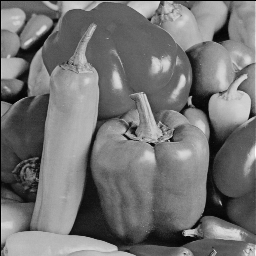
#> input picture HW3/HW3/peppers.bmp, 256 x 256 px, found by its file name
$ python Q2_b.py   (older library calls are emulated)
#> lines starting #> are read from the running program, lines starting #| are printed output that depends on the picture
import cv2
import numpy as np

def laplacian_edge_detection(image):
    # Convert the image to grayscale
    gray = cv2.cvtColor(image, cv2.COLOR_BGR2GRAY)

    # Apply Gaussian smoothing
    smoothed = cv2.GaussianBlur(gray, (3, 3), 0)

    # Apply Laplacian operator
    laplacian = cv2.Laplacian(smoothed, cv2.CV_64F)

    # Compute the absolute Laplacian to obtain the edge map
    edge_map = np.absolute(laplacian)
    edge_map = cv2.normalize(edge_map, None, 0, 255, cv2.NORM_MINMAX, cv2.CV_8U)

    return edge_map

# Load the 'pepper.bmp' image
pepper_image = cv2.imread('peppers.bmp')
#> pepper_image is the input picture: shape (256, 256, 3); min 0, max 254, mean 115.6
pepper_edge_map = laplacian_edge_detection(pepper_image)
#> in laplacian_edge_detection, `laplacian = cv2.Laplacian(smoothed, cv2.CV_64F)`:
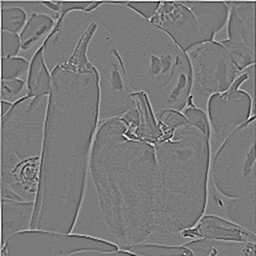
#> laplacian: shape (256, 256) float64; min -97, max 104, mean 0.2; drawn with min black and max white
#> in laplacian_edge_detection, `edge_map = cv2.normalize(edge_map, None, 0, 255, cv2.NORM_MINMAX, cv2...`:
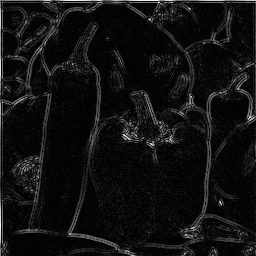
#> edge_map: shape (256, 256); min 0, max 255, mean 16.9

# Load the 'pepper_0.04.bmp' image
pepper_004_image = cv2.imread('peppers_0.04.bmp')
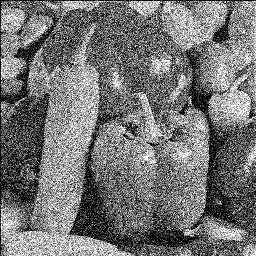
#> input picture HW3/HW3/peppers_0.04.bmp, 256 x 256 px, found by its file name
#> pepper_004_image is the input picture: shape (256, 256, 3); min 0, max 255, mean 117
pepper_004_edge_map = laplacian_edge_detection(pepper_004_image)
#> in laplacian_edge_detection (call 2), `smoothed = cv2.GaussianBlur(gray, (3, 3), 0)`:
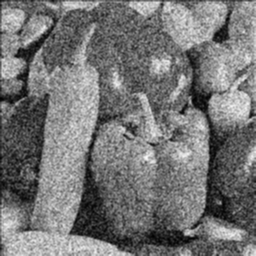
#> smoothed: shape (256, 256); min 0, max 251, mean 117.2
#> in laplacian_edge_detection (call 2), `laplacian = cv2.Laplacian(smoothed, cv2.CV_64F)`:
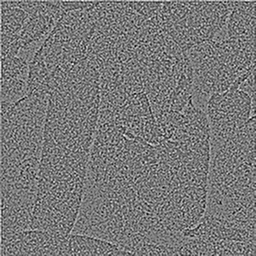
#> laplacian: shape (256, 256) float64; min -132, max 146, mean 0.2; drawn with min black and max white
#> in laplacian_edge_detection (call 2), `edge_map = np.absolute(laplacian)`:
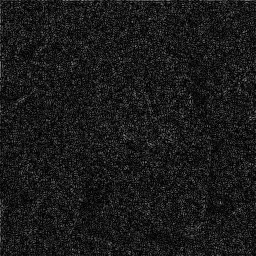
#> edge_map: shape (256, 256) float64; min 0, max 146, mean 26
#> in laplacian_edge_detection (call 2), `edge_map = cv2.normalize(edge_map, None, 0, 255, cv2.NORM_MINMAX, cv2...`:
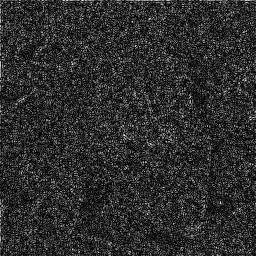
#> edge_map: shape (256, 256); min 0, max 255, mean 45.3

# Display the edge maps
cv2.imshow('Pepper Edge Map', pepper_edge_map)
cv2.imshow('Pepper 0.04 Edge Map', pepper_004_edge_map)
cv2.waitKey(0)
cv2.destroyAllWindows()

# Save the edge maps to desired paths
cv2.imwrite("../helloworld/Q2_b_outputs/pepper_edge_map.bmp", pepper_edge_map)
cv2.imwrite("../helloworld/Q2_b_outputs/pepper_0.04_edge_map.bmp", pepper_004_edge_map)
